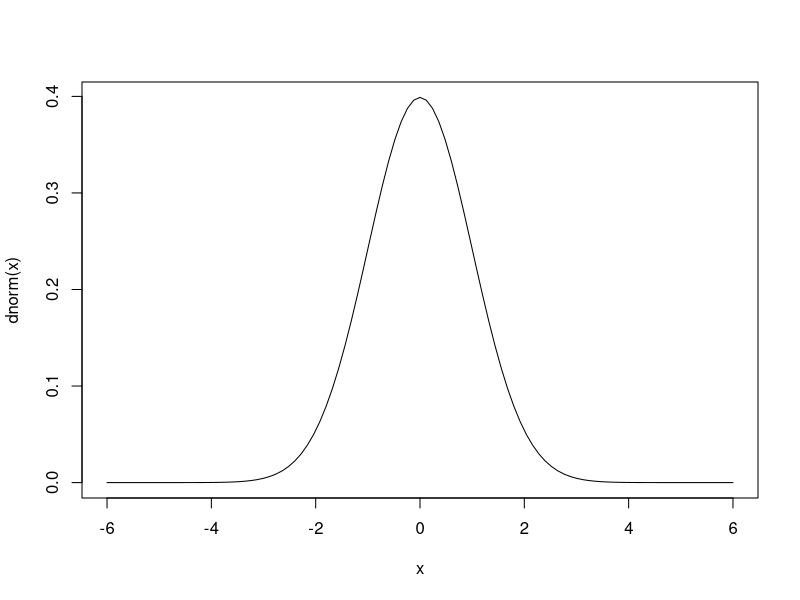
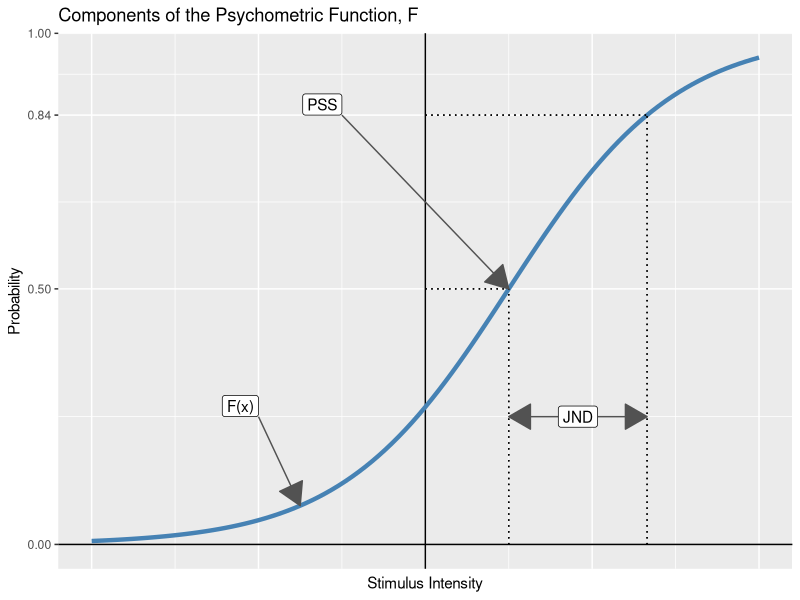

Generate these figures, in order, with R: (Note: this script raises an error after producing the figures.)
## ---- chunk 1
library(tidyverse)
## ---- chunk 2
curve(dnorm(x), -6, 6)
## ---- chunk 3
ggplot(tibble(x = c(-4, 4), y = c(0, 1)), aes(x, y)) +
  geom_hline(yintercept = 0, lwd = 0.5) +
  geom_vline(xintercept = 0, lwd = 0.5) +
  stat_function(fun = plogis, args = list(location = 1), size = 1.5, 
                color = "steelblue") +
  geom_segment(aes(x = 0, xend = qlogis(0.5, 1), y = 0.5, yend = 0.5),
               lty = "dotted") +
  geom_segment(aes(x = qlogis(0.5, 1), xend = qlogis(0.5, 1), y = 0, yend = 0.5),
               lty = "dotted") +
  geom_segment(aes(x = 0, xend = qlogis(0.84, 1), y = 0.84, yend = 0.84),
               lty = "dotted") +
  geom_segment(aes(x = qlogis(0.84, 1), xend = qlogis(0.84, 1), y = 0, yend = 0.84),
               lty = "dotted") +
  annotate("segment", x = qlogis(0.5, 1), xend = qlogis(0.84, 1), 
           y = 0.25, yend = 0.25, size = 0.5, color = "gray32",
           arrow = arrow(ends = "both", type = "closed")) +
  annotate("label", x = mean(qlogis(c(0.5, 0.84), 1)), y = 0.25, label = "JND") +
  annotate("segment", 
           x = -1, xend = qlogis(0.5, 1),
           y = 0.84, yend = 0.5, color = "gray32",
           arrow = arrow(type = "closed")) +
  annotate("label", x = -1, y = 0.84, label = "PSS", hjust = 1, vjust = 0) +
  annotate("segment", x = -2, xend = -1.5, 
           y = 0.25, yend = plogis(-1.5, 1), color = "gray32",
           arrow = arrow(type = "closed")) +
  annotate("label", x = -2, y = 0.25, label = "F(x)", vjust = 0, hjust = 1) +
  scale_y_continuous(breaks = c(0, 0.5, 0.84, 1.0)) +
  theme(axis.ticks.x = element_blank(), axis.text.x = element_blank()) +
  labs(x = "Stimulus Intensity", y = "Probability",
       title = "Components of the Psychometric Function, F")
## ---- chunk 4
knitr::include_graphics("figures/unr_logos/University Logo RGB_block_n_blue_877.png")
